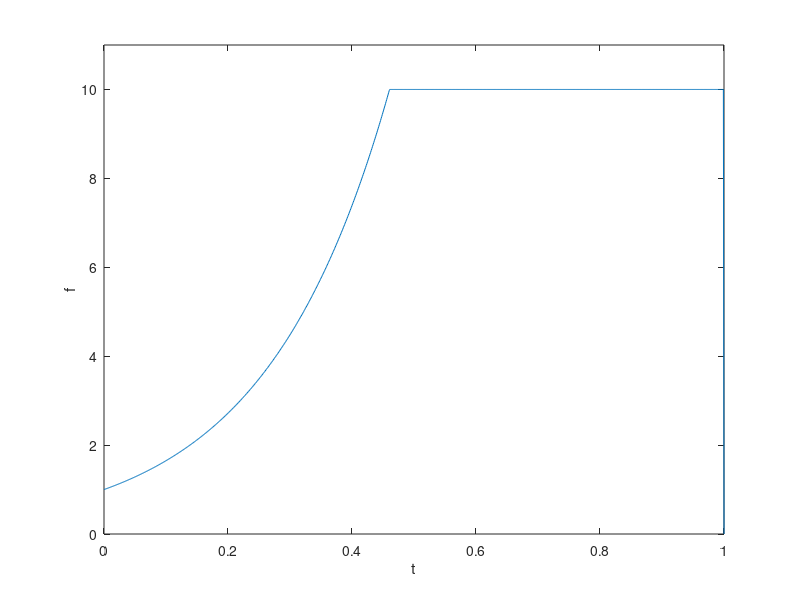

Write MATLAB code to recreate this figure.
N = 1000;
t = [0:N]/N;
f = zeros(N+1,1);

for i = 1:N
    if exp(5*t(i))<10
        f(i) = exp(5*t(i));
    else
        f(i) = 10;
    end
end
    
plot(t,f)
axis([0 1 0 11])
xlabel('t')
ylabel('f')